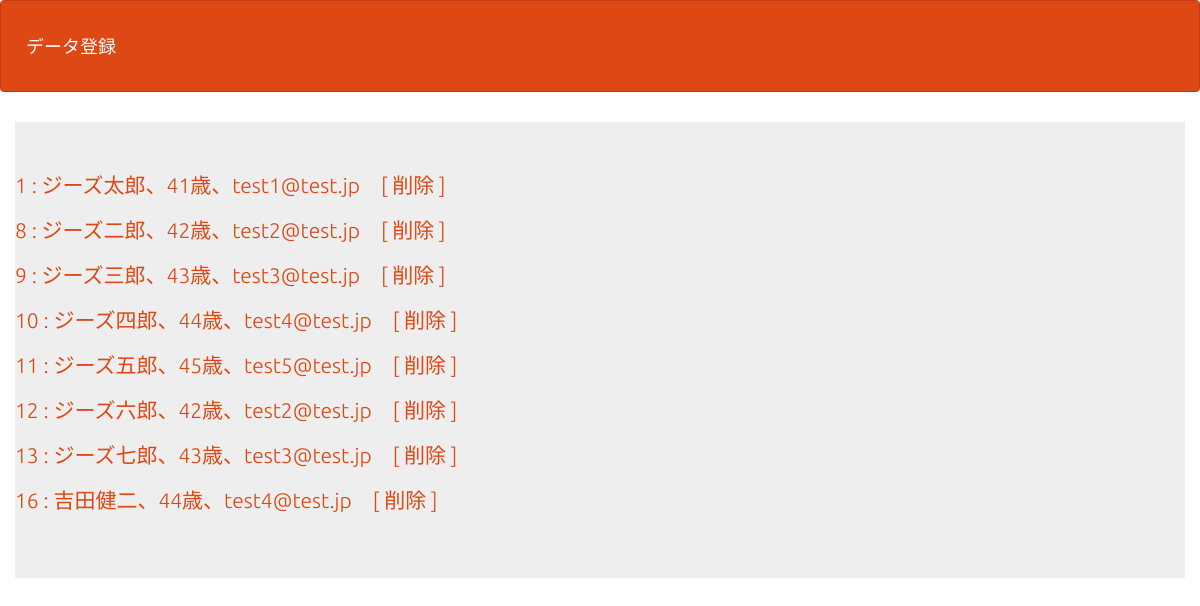
The page /select.php on the database its author committed.
### tables this page shows
CREATE TABLE `gs_kadai_table` (
  `id` int(12) NOT NULL,
  `name` varchar(64) NOT NULL,
  `age` int(4) NOT NULL,
  `email` varchar(128) NOT NULL,
  `content` text NOT NULL
);

### select.php (the view, shortened to what this page needs)
<?php
$pdo = db_conn();
$stmt = $pdo->prepare('SELECT * FROM gs_kadai_table;');
$status = $stmt->execute();
$view = '';
if ($status === false) {
    sql_error($stmt);
} else {
    while ($result = $stmt->fetch(PDO::FETCH_ASSOC)) {
        $view .= '<p>';
        $view .= '<a href="detail.php?id=' . $result['id'] . '">';
        $view .= $result['id'] . ' : ' . $result['name'] . '、' . $result['age'] . '歳、' . $result['email'] . '　';
        $view .= '</a>';
        $view .= '<a href="delete.php?id=' . $result['id'] . '">';
        $view .= '[ 削除 ]';
        $view .= '</a>';
        $view .= '</p>';
    }
}
?>
<!DOCTYPE html>
<html lang="ja">
<head>
    <link rel="stylesheet" href="css/range.css">
    <link href="css/bootstrap.min.css" rel="stylesheet">
</head>
<body id="main">
    <header>
        <nav class="navbar navbar-default">
            <div class="container-fluid">
                <div class="navbar-header">
                    <a class="navbar-brand" href="index.php">データ登録</a>
                </div>
            </div>
        </nav>
    </header>
    <div>
        <div class="container jumbotron">
            <?= $view ?>
        </div>
    </div>
</body>
</html>

### select.php (style rules this page uses)
div { padding: 10px; font-size: 16px; }

### rows shown on the page
gs_kadai_table: value "1 : ジーズ太郎、41歳、test1@test.jp [ 削除 ]"
gs_kadai_table: value "8 : ジーズ二郎、42歳、test2@test.jp [ 削除 ]"
gs_kadai_table: value "9 : ジーズ三郎、43歳、test3@test.jp [ 削除 ]"
gs_kadai_table: value "10 : ジーズ四郎、44歳、test4@test.jp [ 削除 ]"
gs_kadai_table: value "11 : ジーズ五郎、45歳、test5@test.jp [ 削除 ]"
gs_kadai_table: value "12 : ジーズ六郎、42歳、test2@test.jp [ 削除 ]"
gs_kadai_table: value "13 : ジーズ七郎、43歳、test3@test.jp [ 削除 ]"
gs_kadai_table: value "16 : 吉田健二、44歳、test4@test.jp [ 削除 ]"
